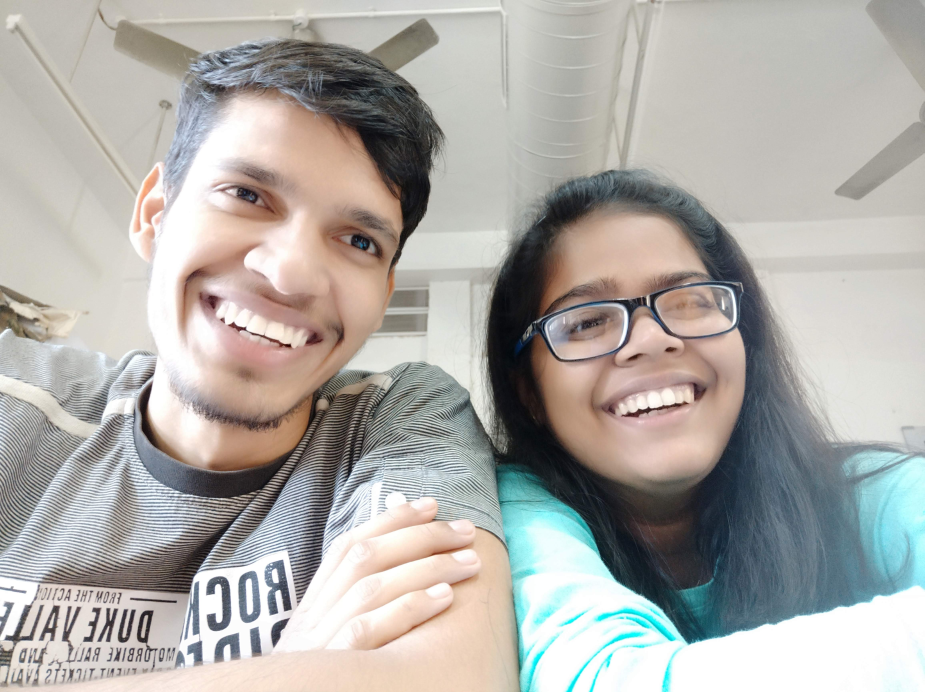
#> input picture Required Images/IMG_20181030_091002.jpg, 4623 x 3460 px, given in place of the camera (shown at 1/5 size)
$ python CAMShift_for_object_tracking.py
#> lines starting #> are read from the running program, lines starting #| are printed output that depends on the picture
# -*- coding: utf-8 -*-
"""
Camshift - An object tracking algorithm
It is very similar to meanshif, however you may have noted the window in meanshit is of fixed size
That is problematic since movement in images can be small or large. If the window is too large, you
can miss the object when tracking.
Camshift uses an adaptive window size that changes both size and orientation.
We'll simply apply it. The steps are:
    1. Applies Meanshift till it converges.
    2. Calculates the size of the window
    3. Calculates the orientation by using the best fitting ellipse
"""

import cv2
import numpy as np

#Initialize Web Cam
cap = cv2.VideoCapture(0)

#take first frame of the video
ret, frame = cap.read()
#> frame is the input picture: shape (3460, 4623, 3); mean B, G, R 167.6, 172, 174.8

#Setup default location of the window
r, h, c, w = 240, 100, 400, 160
track_window = (c, r, w, h)

#Crop region of interest for tracking
roi = frame[r:r+h, c:c+w]
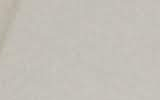
#> roi: shape (100, 160, 3); mean B, G, R 184.4, 191.4, 195.3

#Convert cropped window to HSV color space
hsv_roi = cv2.cvtColor(roi, cv2.COLOR_BGR2HSV)
#> hsv_roi: shape (100, 160, 3); mean H, S, V 19.2, 14.1, 195.3

#define lower blue and upper blue
lower_blue = np.array([105, 0, 0])
upper_blue = np.array([125, 255, 255])
mask = cv2.inRange(hsv_roi, lower_blue, upper_blue)
#> mask: shape (100, 160); every value is 0

#Obtain the color histogram of the ROI
#CalcHist is simply a function that calculates the color histogram for an array of images
roi_hist = cv2.calcHist([hsv_roi], [0], mask, [180], [0, 180])
#> roi_hist = 180 values from 0 to 0

#Normalize values to lie between the range 0, 255.
cv2.normalize(roi_hist, roi_hist, 0, 255, cv2.NORM_MINMAX)

#Setup the termination criteria
#We stop calculating the centroid shift after ten iteration
#or if the centroid has moved at least 1 pixel
term_crit = (cv2.TERM_CRITERIA_EPS | cv2.TERM_CRITERIA_COUNT, 10, 1)

while True:

    #Read webcam image
    ret, frame = cap.read()

    if ret == True:
        #Convert image from RGB to HSV
        hsv = cv2.cvtColor(frame, cv2.COLOR_BGR2HSV)
#> hsv: shape (3460, 4623, 3); mean H, S, V 42.7, 33.1, 181.5

        #Calculate the histogram back projection
        #Each pixel's value is it's probability
        #calcBlackProject is a somewhat more complicated function, that calculates the histogram back projection.
        dst = cv2.calcBackProject([hsv], [0], roi_hist, [0, 180], 1)
#> dst: shape (3460, 4623); every value is 0

        #Apply camshift to get the location
        ret, track_window = cv2.CamShift(dst, track_window, term_crit)
#> ret = ((0, 0), (0, 0), 0); track_window = (390, 230, 180, 120)

        #Draw it on image
        pts = cv2.boxPoints(ret)
#> pts = [[0, 0], [0, 0], [0, 0], [0, 0]]
        pts = np.int0(pts)
        img2 = cv2.polylines(frame, [pts], True, 255, 2)

        img2 = cv2.flip(img2, 1)
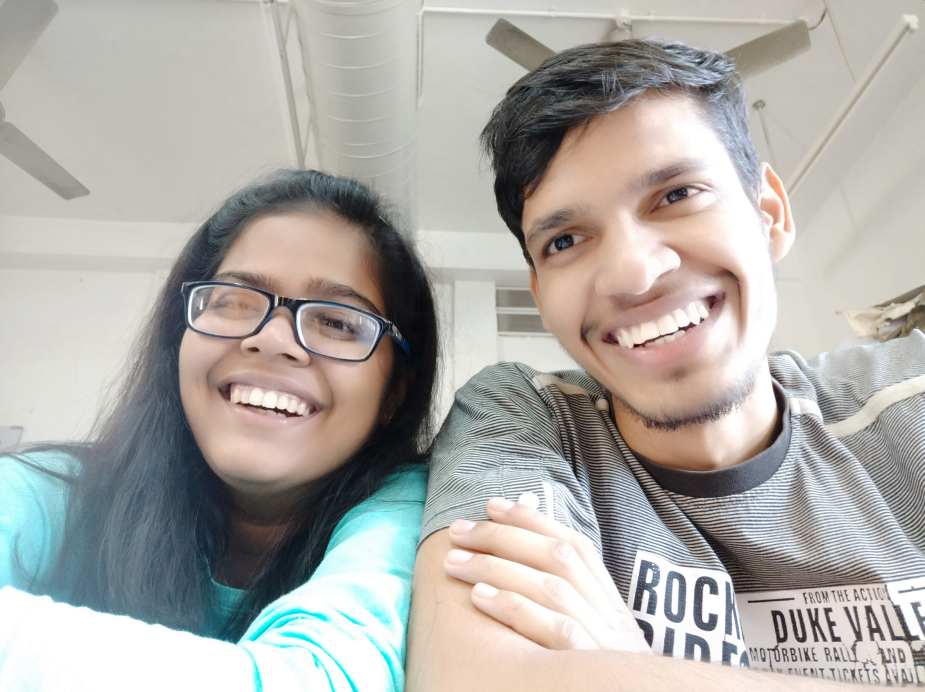
#> img2: shape (3460, 4623, 3) (shown at 1/5 size); mean B, G, R 167.6, 172, 174.8
        cv2.imshow("meanshift image", img2)

        if cv2.waitKey(1)== 13:
#> (key Esc is pressed here)
            break

cap.release()
#when you have seen all the windows press ESC at the last to destroy all the windows
#the waitKey(0) means it is waiting for ESC key
#waitKey(1) == 13 means press ENTER
#This closes all windows
cv2.destroyAllWindows()
